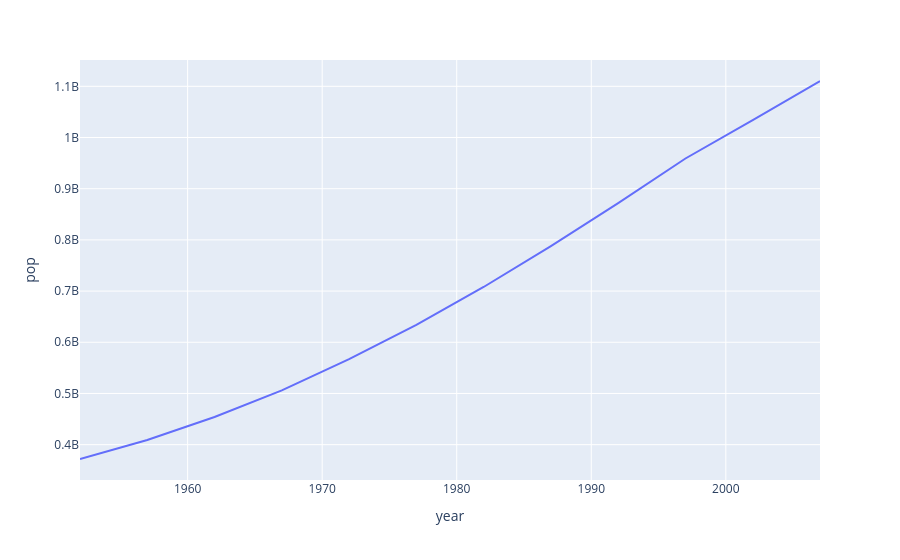

Here is the notebook cell this chart was saved with:
### Code cell
px.line(df, x="year", y="pop")

### Figure 1 — Plotly figure (JSON) as saved in the notebook; plotly's stock layout.template omitted (floating-point values rounded to 4 significant figures)
{"data": [{"hovertemplate": "year=%{x}<br>pop=%{y}<extra></extra>", "legendgroup": "", "line": {"color": "#636efa", "dash": "solid"}, "marker": {"symbol": "circle"}, "mode": "lines", "name": "", "orientation": "v", "showlegend": false, "type": "scatter", "x": [1952, 1957, 1962, 1967, 1972, 1977, 1982, 1987, 1992, 1997, 2002, 2007], "xaxis": "x", "y": [372000000, 409000000, 454000000, 506000000, 567000000, 634000000, 708000000, 788000000, 872000000, 959000000, 1034172547, 1110396331], "yaxis": "y"}], "layout": {"legend": {"tracegroupgap": 0}, "margin": {"t": 60}, "xaxis": {"anchor": "y", "domain": [0, 1], "title": {"text": "year"}}, "yaxis": {"anchor": "x", "domain": [0, 1], "title": {"text": "pop"}}}}
